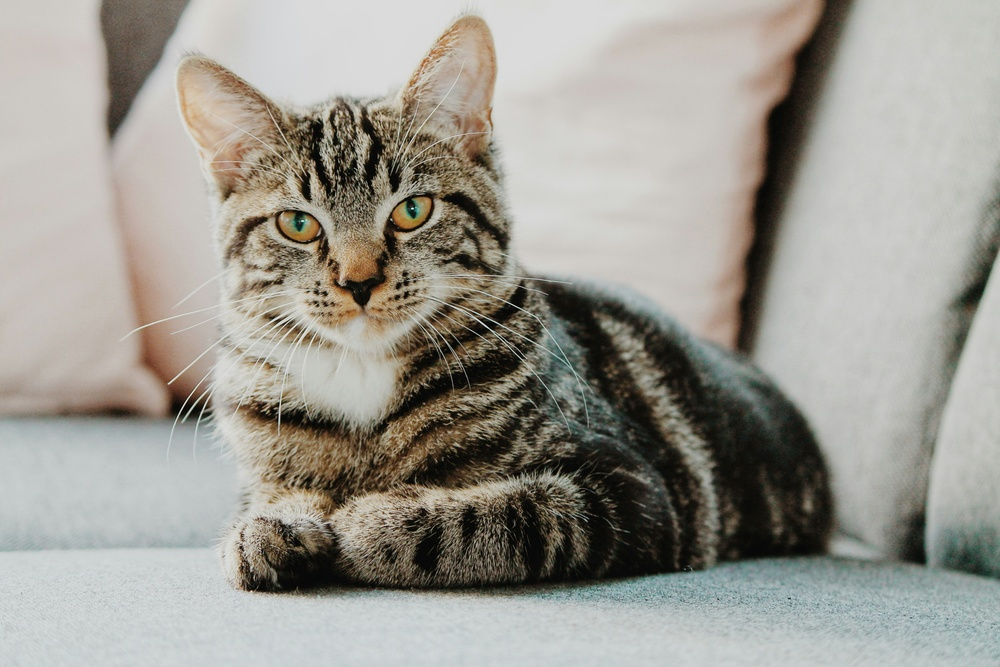
#> input picture html/rsc/src/400_OpenCV/ch_06_pixel/example.jpg, 1000 x 667 px, shrunk from 4272 x 2848 before the run
$ jupyter execute '0442_컬러공간_RGB_HSV 변환 (Numpy).ipynb'
#> lines starting #> are read from the running program, lines starting #| are printed output that depends on the picture; after the words box and inside, x2 and y2 are one past the last pixel; in counts of white or black regions, pixels touching at a corner belong together
[cell 1]
import cv2
import numpy as np
import matplotlib.pyplot as plt

# 1. 이미지 읽기
image_bgr = cv2.imread('example.jpg')  # 이미지를 BGR로 읽기
#> image_bgr is the input picture: shape (667, 1000, 3); mean B, G, R 146, 153.8, 156.3

# 2. BGR → RGB 변환
image_rgb = image_bgr[..., ::-1]  # NumPy 슬라이싱으로 채널 순서 변경

# 3. RGB 값을 [0, 1]로 정규화
image_rgb = image_rgb / 255.0
r, g, b = image_rgb[..., 0], image_rgb[..., 1], image_rgb[..., 2]
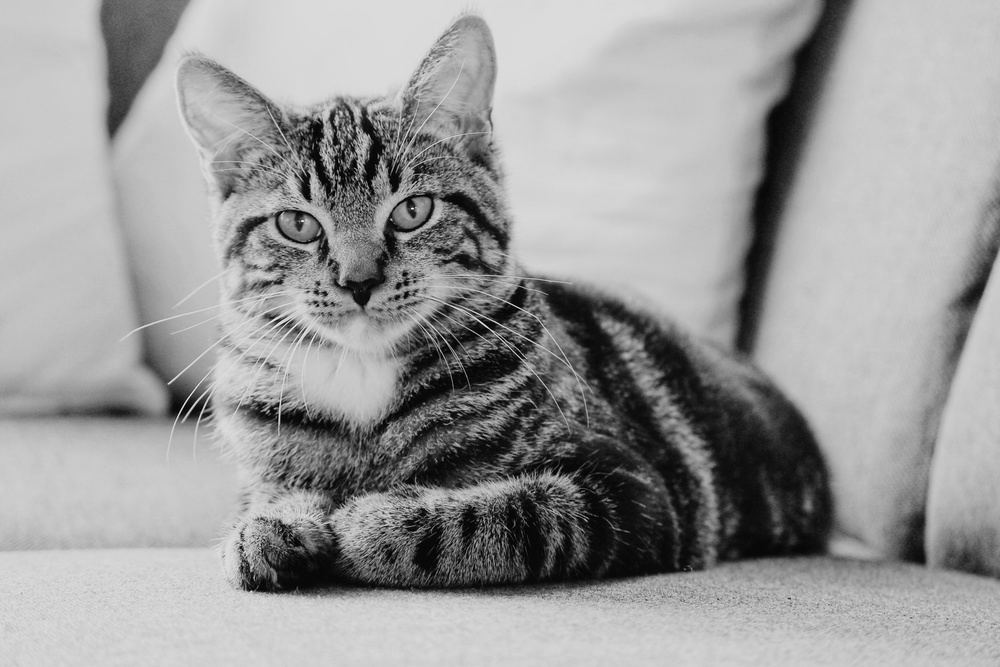
#> g: shape (667, 1000) float64; min 0, max 1, mean 0.603
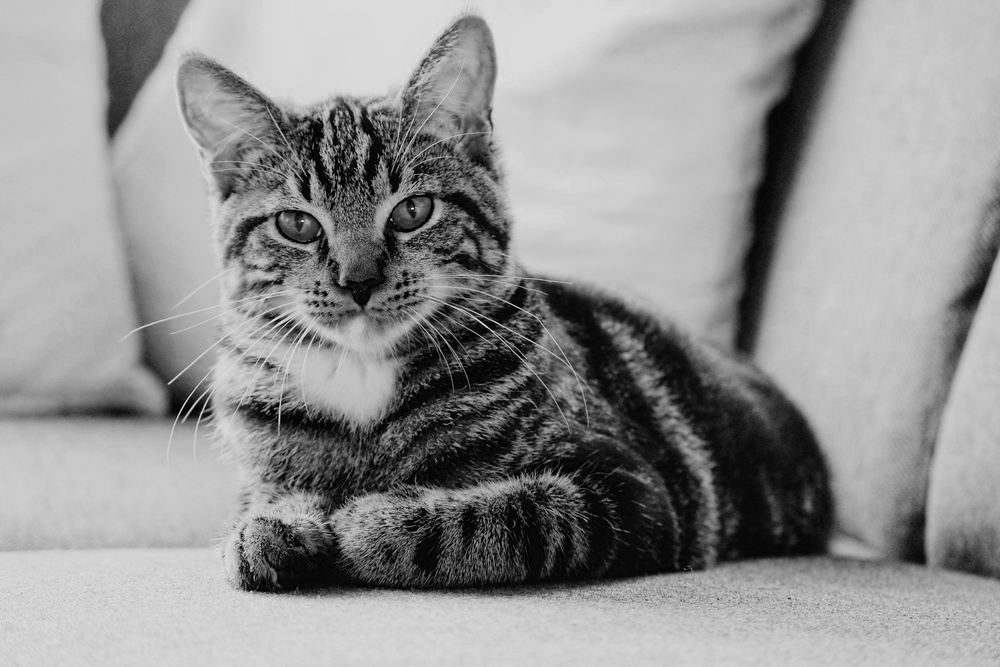
#> b: shape (667, 1000) float64; min 0, max 0.988, mean 0.572

# 4. Max, Min 계산
c_max = np.max(image_rgb, axis=2)
c_min = np.min(image_rgb, axis=2)
c_delta = c_max - c_min
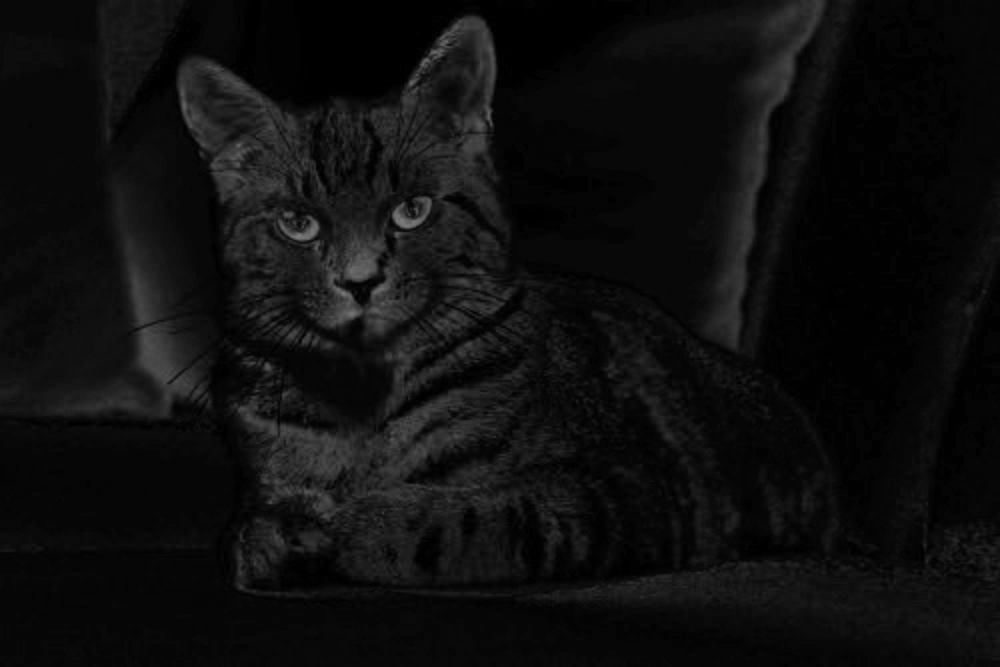
#> c_delta: shape (667, 1000) float64; min 0, max 0.502, mean 0.0574

# 5. Hue 계산 (0으로 나누기 문제 처리)
hue = np.zeros_like(c_max)
mask = c_delta != 0  # delta가 0보다 큰 경우에만 계산
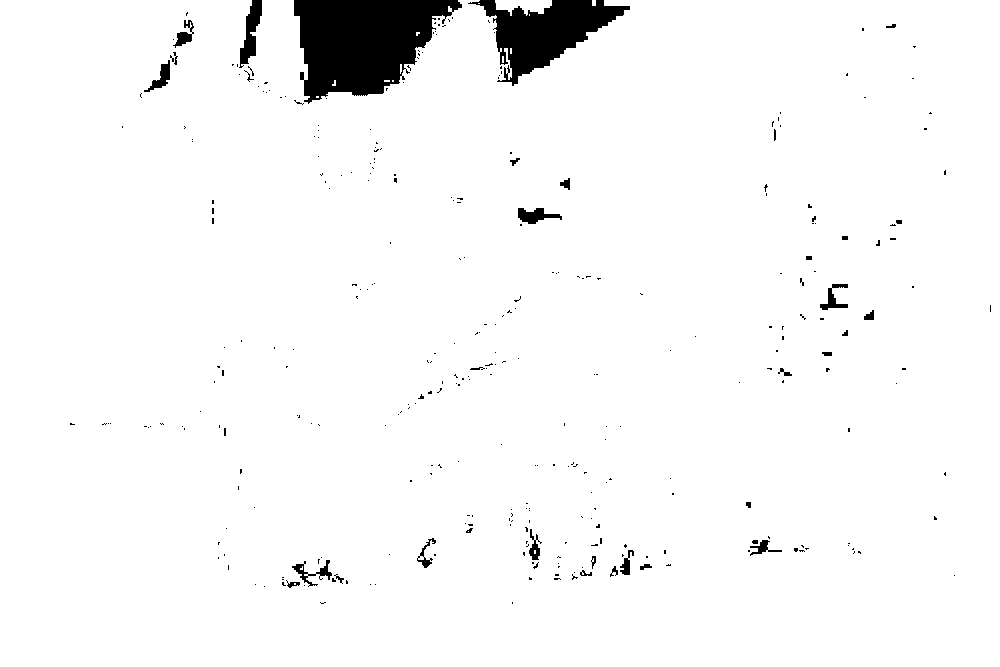
#> mask: shape (667, 1000) bool; 96.7% white; 331 black regions (296 under 20 px), largest, box (x1, y1, x2, y2) and area: (294, 0, 462, 104) 11353, (468, 0, 630, 86) 6004, (239, 0, 262, 68) 742
hue[mask & (c_max == r)] = (60 * ((g - b) / c_delta)[mask & (c_max == r)] + 360) % 360
hue[mask & (c_max == g)] = (60 * ((b - r) / c_delta)[mask & (c_max == g)] + 120) % 360
hue[mask & (c_max == b)] = (60 * ((r - g) / c_delta)[mask & (c_max == b)] + 240) % 360
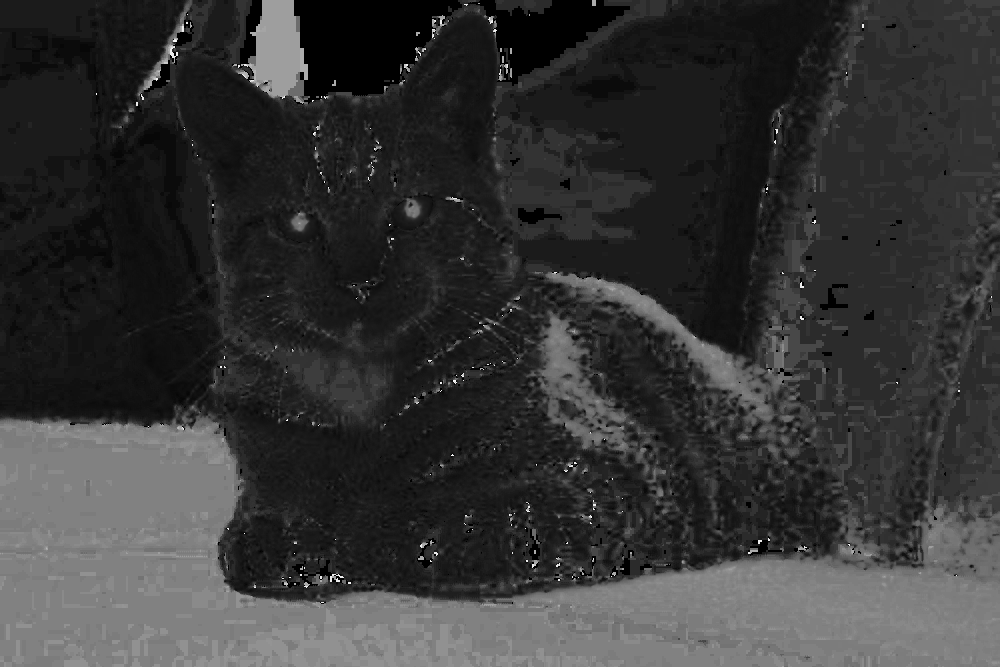
#> hue: shape (667, 1000) float64; min 0, max 354, mean 75.2; drawn with min black and max white

# 6. Saturation 계산
saturation = np.zeros_like(c_max)
saturation[c_max != 0] = c_delta[c_max != 0] / c_max[c_max != 0]
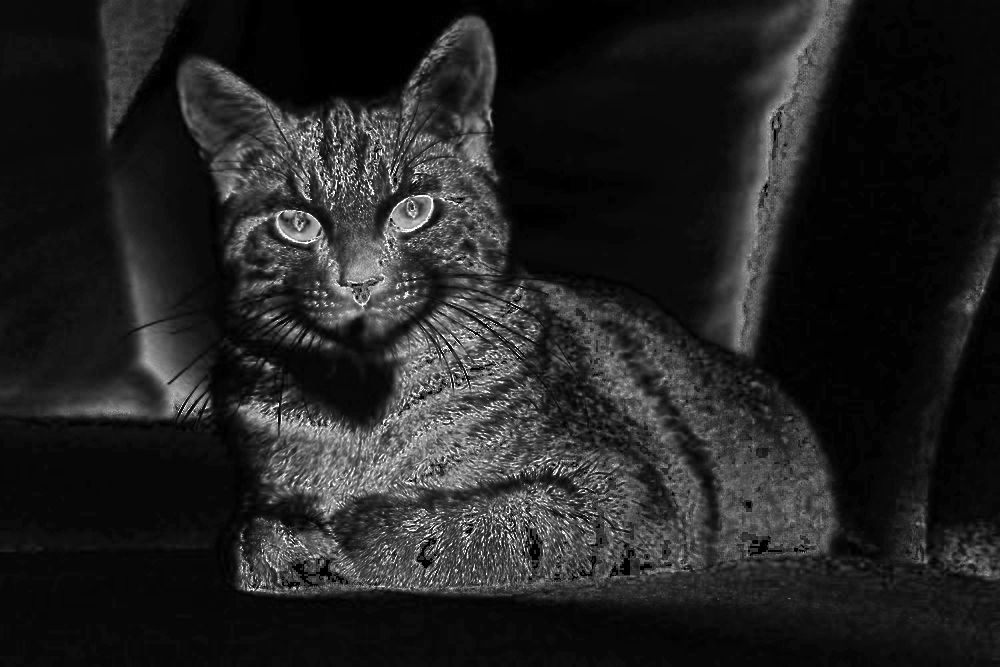
#> saturation: shape (667, 1000) float64; min 0, max 1, mean 0.139

# 7. Value 계산
value = c_max

# 8. HSV 이미지 결합
image_hsv = np.stack([hue, saturation, value], axis=-1)
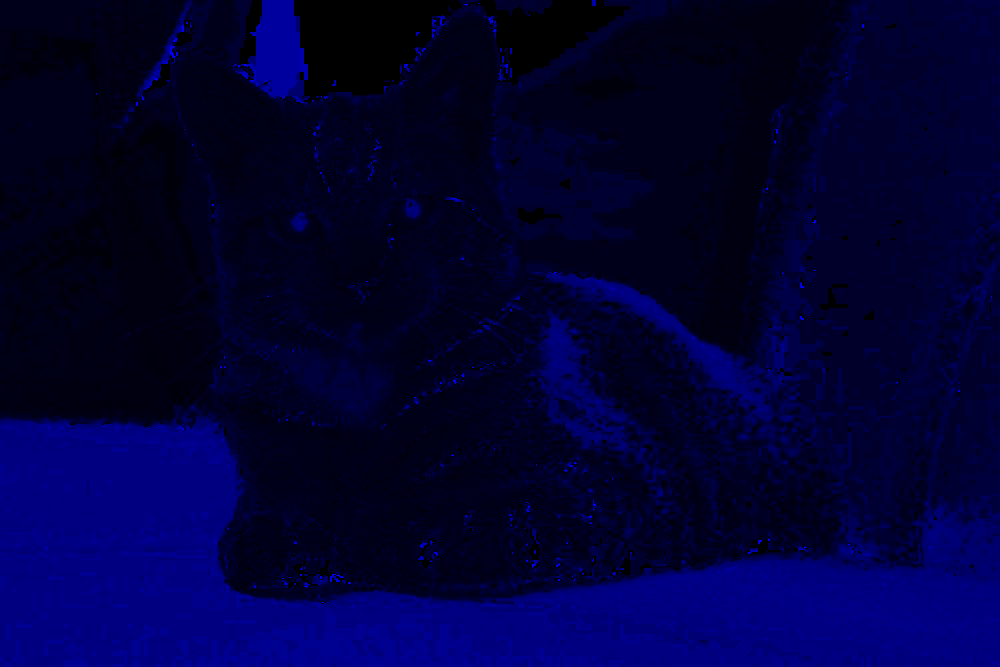
#> image_hsv: shape (667, 1000, 3) float64; mean of channels 0, 1, 2 75.2, 0.1, 0.6; drawn with min black and max white

# 9. 시각화 (Hue, Saturation, Value 채널)
rows, cols = 2, 2  # 출력 행렬 레이아웃 (1행, 4열)
chart_idx = 0

plt.figure(figsize=(4 * cols, 3 * rows))

# 원본 이미지
plt.subplot(rows, cols, chart_idx := chart_idx + 1)
plt.imshow(image_rgb)
plt.title("Original Image (RGB)")
plt.axis('off')

# Hue 채널
plt.subplot(rows, cols, chart_idx := chart_idx + 1)
plt.imshow(hue, cmap='hsv' )
plt.title("Hue Channel (H) by Numpy")
plt.axis('off')

# Saturation 채널
plt.subplot(rows, cols, chart_idx := chart_idx + 1)
plt.imshow(saturation, cmap='gray', vmin=0, vmax=1)
plt.title("Saturation Channel (S) by Numpy")
plt.axis('off')

# Value 채널
plt.subplot(rows, cols, chart_idx := chart_idx + 1)
plt.imshow(value, cmap='gray', vmin=0, vmax=1)
plt.title("Value Channel (V) by Numpy")
plt.axis('off')

plt.tight_layout()
plt.show()
